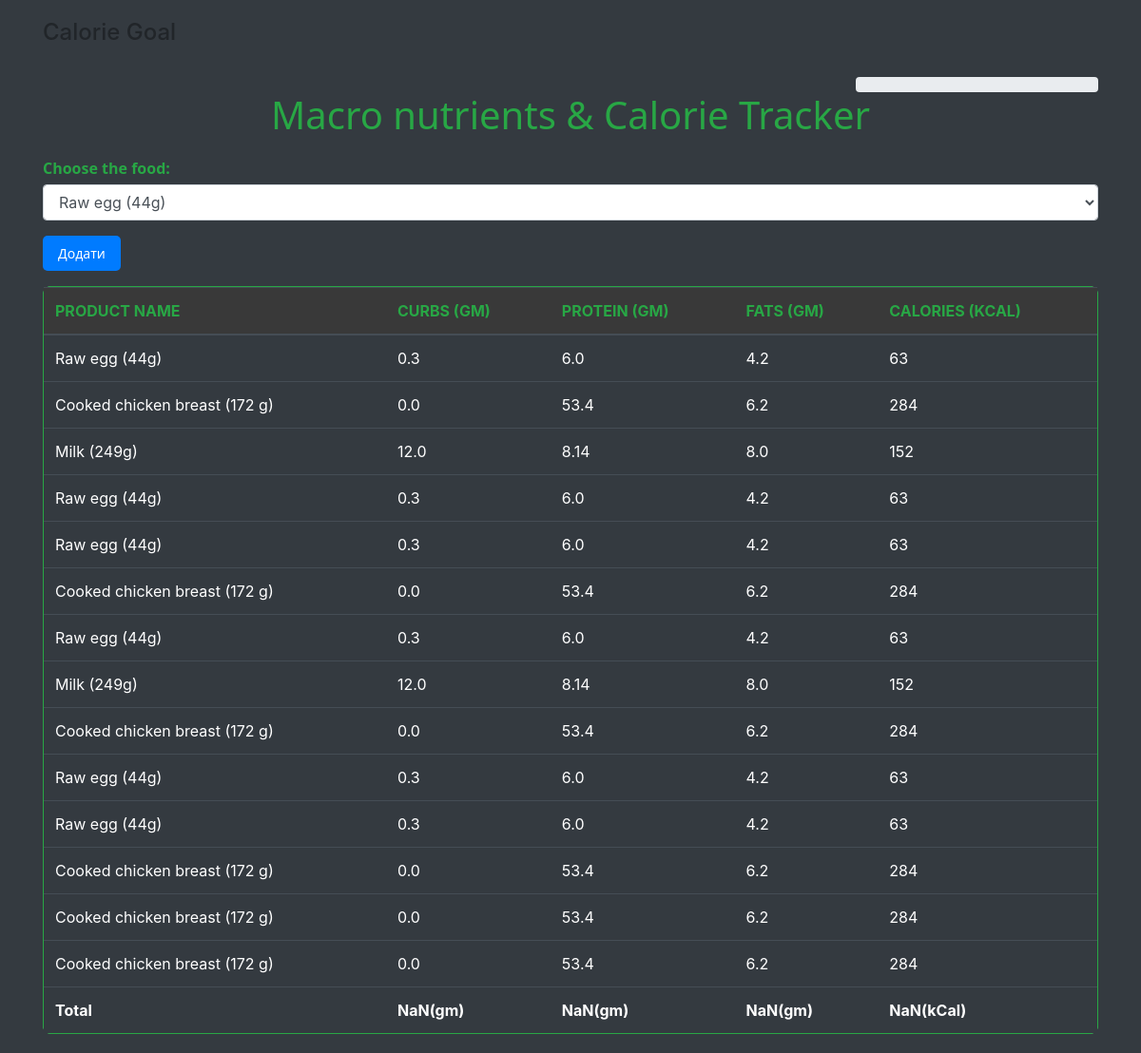
The app's page / (signed in) with its own data.
### tracker/models.py (models this page shows, shortened)
class Consume(models.Model):
    user = models.ForeignKey(User, on_delete=models.CASCADE)
    food_consumed = models.ForeignKey(Food, on_delete=models.CASCADE)
    class Meta:
        verbose_name = ('consume')
        verbose_name_plural = ('consume')

class Food(models.Model):
    name = models.CharField(max_length=100)
    carbs = models.FloatField()
    protein = models.FloatField()
    fats = models.FloatField()
    calories = models.IntegerField()
    class Meta:
        verbose_name = ('food')
        verbose_name_plural = ('food')

### tracker/views.py (the view)
# urls.py: path('', tkv.index, name='index')
def index(request):
    if request.method == 'POST':
        food_consumed = request.POST['food_consumed']
        consume = Food.objects.get(name=food_consumed)
        user = request.user
        consume = Consume(user=user, food_consumed=consume)
        consume.save()
        food = Food.objects.all()
    else:
        food = Food.objects.all()
    consumed_food = Consume.objects.filter(user=request.user)
    context = {
        'consumed_food': consumed_food,
        'food': food,
    }
    return render(request, 'tracker/index.html', context)

### tracker/templates/tracker/index.html (shortened to what this page needs)
<!DOCTYPE html>
<html>
<head>
    <link rel="stylesheet" href="https://stackpath.bootstrapcdn.com/bootstrap/4.5.2/css/bootstrap.min.css">
</head>
<body>
     <div class="container">
   <h4>Calorie Goal</h4>
   <br>
   <div class="row">
       <div class="col-md-3 ml-auto">
           <div class="progress">
           </div>
       </div>
   </div>
        <h1 style="color: #28A745;" >Macro nutrients &amp; Calorie Tracker</h1>
        <form method="POST">
            <div class="form-group">
                <label for="selectElement" style="color: #28A745;">Choose the food:</label>
                <select class="form-control" id="food_consumed" name="food_consumed">
                    {% for f in food %}
                        <option value="{{f.name}}">{{f.name}}</option>
                    {% endfor %}
                </select>
            </div>
            <button type="submit" class="btn btn-add" >Додати</button>
        </form>
    </div>
<section class="intro">
  <div class="bg-image" style="background-color: #343A40;">
    <div class="mask d-flex align-items-center">
      <div class="container">
        <div class="row justify-content-center">
          <div class="col-lg-12">
            <div class="card shadow-2-strong" style="border-color: #28A745;">
              <div class="card-body p-0">
                <div class="table-responsive">
                  <table class="table table-dark mb-0" id="table">
                    <thead style="background-color: #393939;">
                      <tr class="text-uppercase text-success">
                        <th scope="col">Product name</th>
                        <th scope="col">Curbs (gm)</th>
                        <th scope="col">Protein (gm)</th>
                        <th scope="col">Fats (gm)</th>
                        <th scope="col">Calories (Kcal)</th>
                      </tr>
                    </thead>
                    <tbody>
                     {% for c in consumed_food %}
                      <tr>
                        <td>{{c.food_consumed.name}}</td>
                        <td>{{c.food_consumed.carbs}}</td>
                        <td>{{c.food_consumed.protein}}</td>
                        <td>{{c.food_consumed.fats}}</td>
                        <td>{{c.food_consumed.calories}}</td>
                      </tr>
                    {% endfor %}
                        <tr>
                            <td id="name"><b>Total</b></td>
                            <td id="totalCarbs"><b></b></td>
                            <td id="totalProtein"><b></b></td>
                            <td id="totalFats"><b></b></td>
                            <td id="totalCalorie"><b></b></td>
                        </tr>
                    </tbody>
                  </table>
                </div>
              </div>
            </div>
          </div>
        </div>
      </div>
    </div>
  </div>
</section>
</body>
</html>

### tracker/templates/tracker/index.html (style rules this page uses)
body { background-color: #343A40; padding: 20px; }
.intro { height: 100%; }
table td, table th { text-overflow: ellipsis; white-space: nowrap; overflow: hidden; }
.card { border-radius: .5rem; }
thead { top: 0; position: sticky; }
h1 { text-align: center; margin-bottom: 20px; font-family: 'Segoe UI', Tahoma, Geneva, Verdana, sans-serif; color: #333; }
.form-group label { font-weight: bold; margin-bottom: 5px; font-family: 'Segoe UI', Tahoma, Geneva, Verdana, sans-serif; color: #555; }
.btn-add { background-color: #007bff; color: #fff; border: none; padding: 8px 16px; border-radius: 5px; cursor: pointer; font-family: 'Segoe UI', Tahoma, Geneva, Verdana, sans-serif; font-size: 14px; transition: background-color 0.3s ease; }

### records on screen
Consume: food_consumed.name "Raw egg (44g)", food_consumed.carbs "0.3", food_consumed.protein "6.0", food_consumed.fats "4.2", food_consumed.calories "63"
Consume: food_consumed.name "Cooked chicken breast (172 g)", food_consumed.carbs "0.0", food_consumed.protein "53.4", food_consumed.fats "6.2", food_consumed.calories "284"
Consume: food_consumed.name "Milk (249g)", food_consumed.carbs "12.0", food_consumed.protein "8.14", food_consumed.fats "8.0", food_consumed.calories "152"
Consume: food_consumed.name "Raw egg (44g)", food_consumed.carbs "0.3", food_consumed.protein "6.0", food_consumed.fats "4.2", food_consumed.calories "63"
Consume: food_consumed.name "Raw egg (44g)", food_consumed.carbs "0.3", food_consumed.protein "6.0", food_consumed.fats "4.2", food_consumed.calories "63"
Consume: food_consumed.name "Cooked chicken breast (172 g)", food_consumed.carbs "0.0", food_consumed.protein "53.4", food_consumed.fats "6.2", food_consumed.calories "284"
Consume: food_consumed.name "Raw egg (44g)", food_consumed.carbs "0.3", food_consumed.protein "6.0", food_consumed.fats "4.2", food_consumed.calories "63"
Consume: food_consumed.name "Milk (249g)", food_consumed.carbs "12.0", food_consumed.protein "8.14", food_consumed.fats "8.0", food_consumed.calories "152"
Consume: food_consumed.name "Cooked chicken breast (172 g)", food_consumed.carbs "0.0", food_consumed.protein "53.4", food_consumed.fats "6.2", food_consumed.calories "284"
Consume: food_consumed.name "Raw egg (44g)", food_consumed.carbs "0.3", food_consumed.protein "6.0", food_consumed.fats "4.2", food_consumed.calories "63"
Consume: food_consumed.name "Raw egg (44g)", food_consumed.carbs "0.3", food_consumed.protein "6.0", food_consumed.fats "4.2", food_consumed.calories "63"
Consume: food_consumed.name "Cooked chicken breast (172 g)", food_consumed.carbs "0.0", food_consumed.protein "53.4", food_consumed.fats "6.2", food_consumed.calories "284"
Consume: food_consumed.name "Cooked chicken breast (172 g)", food_consumed.carbs "0.0", food_consumed.protein "53.4", food_consumed.fats "6.2", food_consumed.calories "284"
Consume: food_consumed.name "Cooked chicken breast (172 g)", food_consumed.carbs "0.0", food_consumed.protein "53.4", food_consumed.fats "6.2", food_consumed.calories "284"

### other values on screen
form field food_consumed "Raw egg (44g)"
